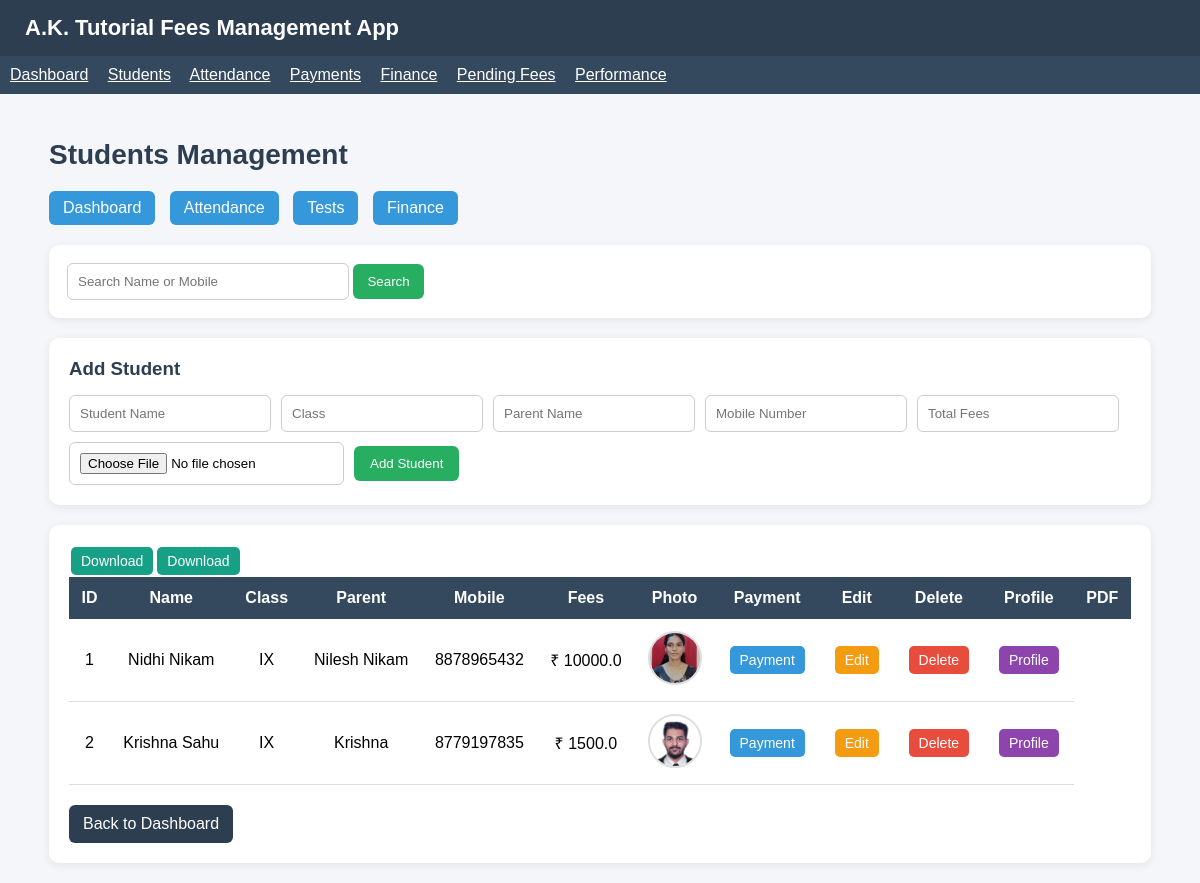
/students, run on the app's committed database.
### tables this page shows
CREATE TABLE students(
        id INTEGER PRIMARY KEY AUTOINCREMENT,
        name TEXT,
        class_name TEXT,
        parent TEXT,
        mobile TEXT,
        total_fees REAL,
        photo TEXT
    );

### app.py (the view, shortened to what this page needs)
@app.route("/students", methods=["GET", "POST"])
def students():
    conn = get_db()
    c = conn.cursor()
    search = request.args.get("search")
    if search:
        c.execute(
            "SELECT * FROM students WHERE name LIKE ? OR mobile LIKE ?",
            ('%' + search + '%', '%' + search + '%')
        )
    else:
        c.execute("SELECT * FROM students")
    data = c.fetchall()
    conn.close()
    return render_template("students.html", students=data)

### app.py (called while the page is built)
def get_db():
    return sqlite3.connect(DB)

### templates/students.html (shortened to what this page needs)
{% extends "base.html" %}
{% block content %}
<div class="container">
    <div class="page-title">Students Management</div>
    <div class="toplinks">
        <a href="/">Dashboard</a>
        <a href="/attendance">Attendance</a>
        <a href="/tests">Tests</a>
        <a href="/finance">Finance</a>
    </div>
    <div class="search-box">
        <form method="GET">
            <input type="text" name="search" placeholder="Search Name or Mobile">
            <button type="submit">Search</button>
        </form>
    </div>
    <div class="form-box">
        <h3>Add Student</h3>
        <form method="POST" enctype="multipart/form-data">
            <input type="text" name="name" placeholder="Student Name" required>
            <input type="text" name="class_name" placeholder="Class" required>
            <input type="text" name="parent" placeholder="Parent Name" required>
            <input type="text" name="mobile" placeholder="Mobile Number" required>
            <input type="number" name="total_fees" placeholder="Total Fees" required>
            <input type="file" name="photo">
            <button type="submit">Add Student</button>
        </form>
    </div>
    <div class="table-box">
        <table>
            <tr>
                <th>ID</th>
                <th>Name</th>
                <th>Class</th>
                <th>Parent</th>
                <th>Mobile</th>
                <th>Fees</th>
                <th>Photo</th>
                <th>Payment</th>
                <th>Edit</th>
                <th>Delete</th>
                <th>Profile</th>
                <th>PDF</th>
            </tr>
            {% for s in students %}
            <tr>
                <td>{{ s[0] }}</td>
                <td>{{ s[1] }}</td>
                <td>{{ s[2] }}</td>
                <td>{{ s[3] }}</td>
                <td>{{ s[4] }}</td>
                <td>₹ {{ s[5] }}</td>
                <td>
                    {% if s[6] %}
                        <img src="/static/uploads/{{ s[6] }}" class="student-photo">
                    {% else %}
                        <span class="no-data">No Photo</span>
                    {% endif %}
                </td>
                <td>
                    <a class="action-btn btn-payment" href="/payment/{{ s[0] }}">Payment</a>
                </td>
                <td>
                    <a class="action-btn btn-edit" href="/edit_student/{{ s[0] }}">Edit</a>
                </td>
                <td>
                    <a class="action-btn btn-delete" href="/delete_student/{{ s[0] }}" onclick="return confirm('Delete this student?')">Delete</a>
                </td>
                <td>
                    <a class="action-btn btn-profile" href="/student_profile/{{ s[0] }}">Profile</a>
                </td>
                    <a class="action-btn" style="background:#16a085;" href="/receipt/{{ s[0] }}">
Download</a>
            </tr>
            {% endfor %}
        </table>
        <a class="back-link" href="/">Back to Dashboard</a>
    </div>
</div>
{% endblock %}

### templates/base.html (style rules this page uses)
body { font-family: Arial, sans-serif; background:#f4f6f9; margin:0; padding:0; }

### templates/students.html (style rules this page uses)
.container { width:95%; margin:auto; margin-top:25px; }
.page-title { font-size:28px; font-weight:bold; color:#2c3e50; margin-bottom:20px; }
.toplinks { margin-bottom:20px; }
.toplinks a { text-decoration:none; color:white; background:#3498db; padding:8px 14px; border-radius:6px; margin-right:10px; display:inline-block; }
.search-box { background:white; padding:18px; border-radius:10px; box-shadow:0 2px 10px rgba(0,0,0,0.08); margin-bottom:20px; }
.search-box input { padding:10px; width:260px; border:1px solid #ccc; border-radius:6px; }
.search-box button { padding:10px 14px; background:#27ae60; color:white; border:none; border-radius:6px; cursor:pointer; }
.form-box { background:white; padding:20px; border-radius:10px; box-shadow:0 2px 10px rgba(0,0,0,0.08); margin-bottom:20px; }
.form-box h3 { margin-top:0; color:#2c3e50; margin-bottom:15px; }
.form-box form { display:flex; flex-wrap:wrap; gap:10px; align-items:center; }
.form-box input { padding:10px; border:1px solid #ccc; border-radius:6px; min-width:180px; }
.form-box button { padding:10px 16px; background:#27ae60; color:white; border:none; border-radius:6px; cursor:pointer; }
.table-box { background:white; padding:20px; border-radius:10px; box-shadow:0 2px 10px rgba(0,0,0,0.08); }
table { width:100%; border-collapse:collapse; overflow:hidden; }
table th { background:#34495e; color:white; padding:12px; text-align:center; }
table td { padding:12px; border-bottom:1px solid #ddd; text-align:center; }
.action-btn { text-decoration:none; color:white; padding:6px 10px; border-radius:5px; display:inline-block; margin:2px; font-size:14px; }
.btn-payment { background:#3498db; }
.btn-edit { background:#f39c12; }
.btn-delete { background:#e74c3c; }
.btn-profile { background:#8e44ad; }
.back-link { display:inline-block; margin-top:20px; text-decoration:none; color:white; background:#2c3e50; padding:10px 14px; border-radius:6px; }
.student-photo { width:50px; height:50px; object-fit:cover; border-radius:50%; border:2px solid #ddd; }

### data on the page
students: id "1", name "Nidhi Nikam", class_name "IX", parent "Nilesh Nikam", mobile "8878965432", total_fees "10000.0", photo (picture)
students: id "2", name "Krishna Sahu", class_name "IX", parent "Krishna", mobile "8779197835", total_fees "1500.0", photo (picture)
